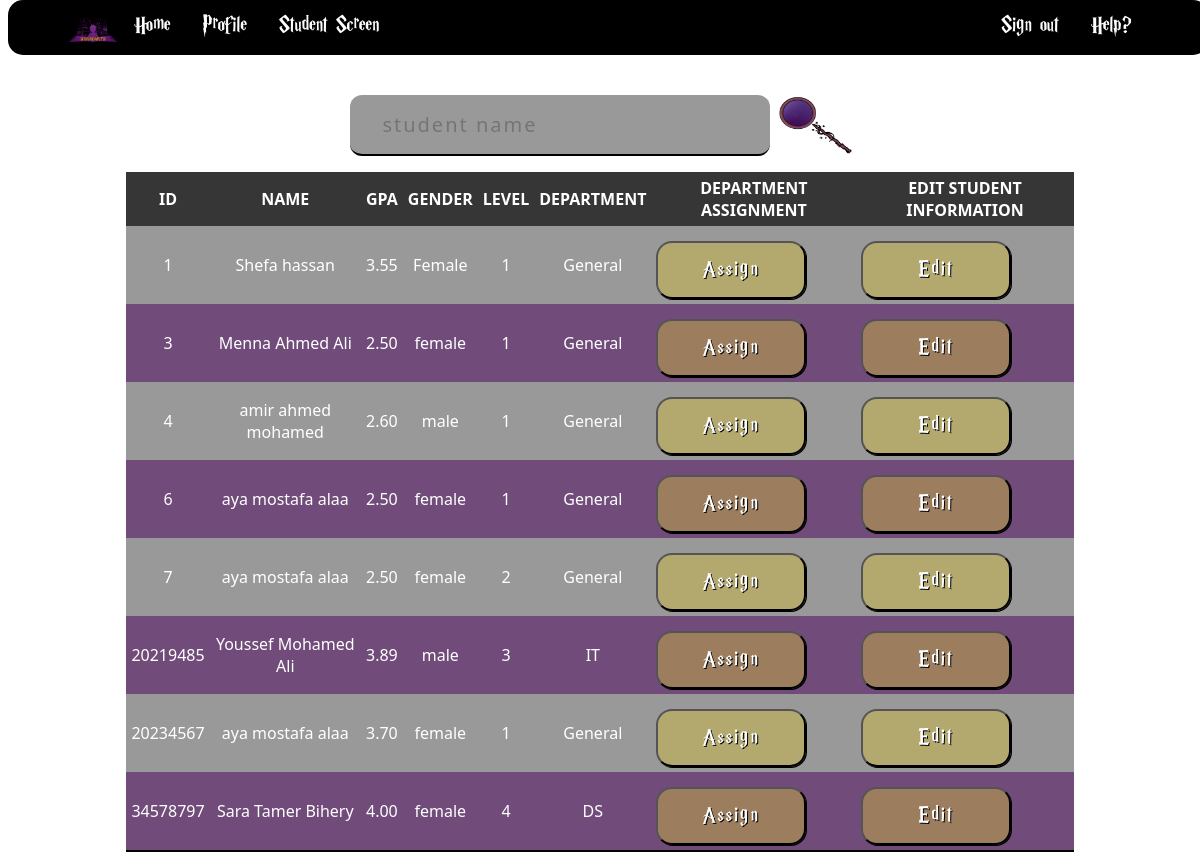
Before: /home/student_screen/search/ with the older database file.
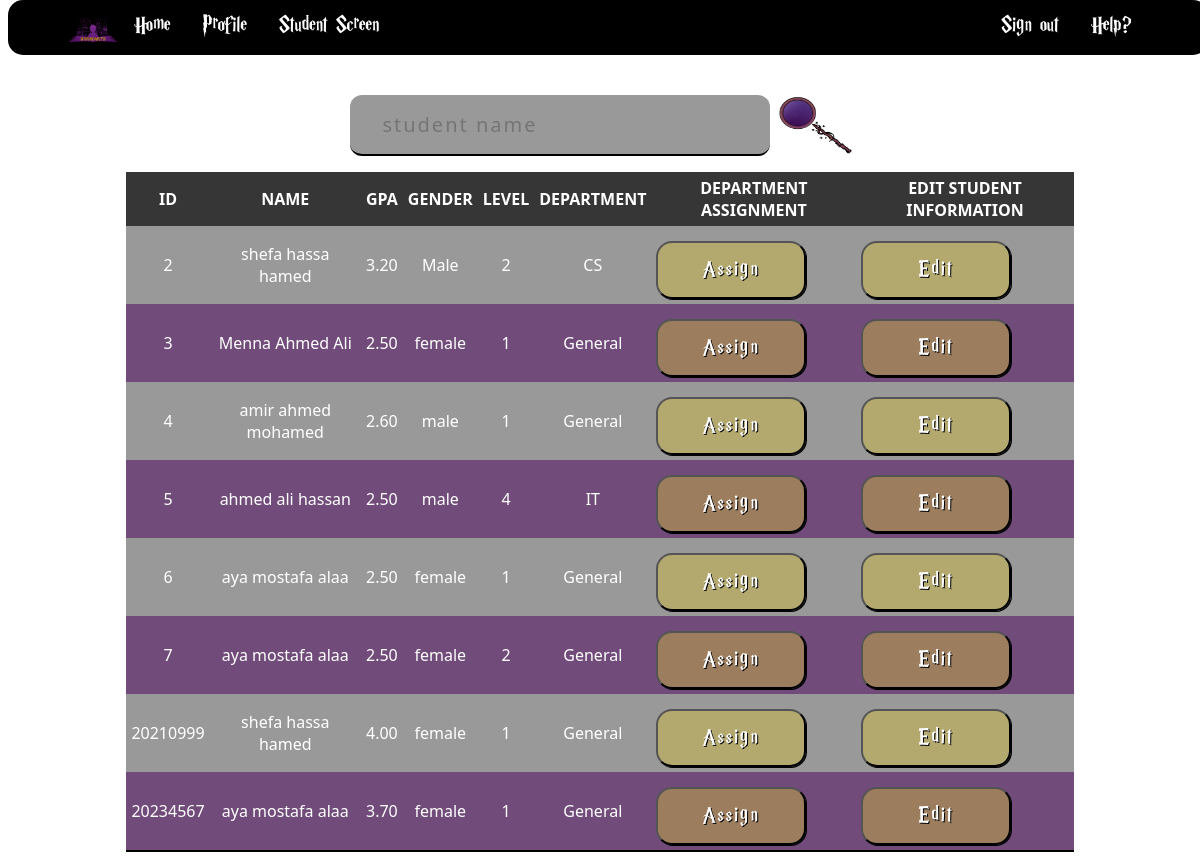
After: the same page with the newer database file.
### app/models.py (models this page shows)
class Student(models.Model):
    name = models.CharField(max_length=50)
    id = models.IntegerField(primary_key=True)
    email = models.CharField(max_length=100)
    phone = models.CharField(max_length=12)
    gender = models.CharField(max_length=10, choices=CHOICE)
    status = models.CharField(max_length=10, choices=STATUS)
    level = models.IntegerField(choices=LEVEL)
    department = models.CharField(
        max_length=30, choices=DEPARTMENT, default=None)
    gpa = models.DecimalField(max_digits=3, decimal_places=2, default=None)
    nationalid = models.IntegerField(default=None)
    nationality = models.CharField(max_length=50, choices=NATIONALITY)
    birthdate = models.DateTimeField(default=None)

### app/views.py (the view)
# urls.py: path('home/student_screen/search/', views.search, name='searchpage'),
@csrf_exempt
def search(request, search_name=''):
    query = Q(status='active')
    query.add(Q(status='Active'), Q.OR)
    if search_name != '':
        query.add(Q(name__contains=search_name), Q.AND)
    students = Student.objects.filter(query).values()
    return render(request, 'search.html', {'students': students})

### app/templates/search.html (shortened to what this page needs)
{% load static %}
<!DOCTYPE html>
<html lang="en">
<head>
    <link rel="stylesheet" href="{% static 'styleSheet.css' %}">
</head>
<header>
    <nav>
        <ul class="left">
            <li><img src="../../../static/imgs/logo.png" alt="" width="20px" height="20px" title="logo"></li>
            <li><a href="../../">Home</a></li>
            <li><a href="../../profile">Profile</a></li>
            <li><a href="../../student_screen">Student Screen</a></li>
        </ul>
        <ul class="right">
            <li><a href="../../../signin">Sign out</a></li>
            <li><a href="../../help">Help?</a></li>
        </ul>
    </nav>
</header>
<body>
    <div class="center">
        <form><div>
            <input id="search" placeholder="student name" onkeypress="handle(event)">
            <label>
                <a href="#" onclick="search_operation()">
                    <img src="../../../static/imgs/search%20v3.0.png" alt="" width="80px" height="70px" title="search icon">
                </a>
            </label>
        </div>
        </form>
    </div>
    <table>
        <tr>
            <th> id </th>
            <th> Name </th>
            <th> GPA </th>
            <th> Gender </th>
            <th> Level </th>
            <th> Department</th>
            <th> Department Assignment </th>
            <th> Edit Student Information </th>
            <tbody id="searchBody">
            {% for student in students %}
          <tr>
            <td>{{student.id}}</td>
            <td>{{student.name}}</td>
            <td>{{student.gpa}}</td>
            <td>{{student.gender}}</td>
            <td>{{student.level}}</td>
            <td>{{student.department}}</td>
            <td>
              <a href="department_assignment/{{student.id}}"><button name="edit" type="">Assign</button></a>
            </td>
            <td>
              <a href="../edit_student/{{student.id}}"><button name="edit" type="">Edit</button></a>
            </td>
          </tr>
          {% endfor %}
            </tbody>
        </tr>
    </table>
</body>

Changed rows visible on the page:
removed Student: id "1", name "Shefa hassan", gpa "3.55", gender "Female", level "1", department "General"
no longer on this page (row edited): Student: id "20219485", name "Youssef Mohamed Ali", gpa "3.89", gender "male", level "3", department "IT"
no longer on this page (row edited): Student: id "34578797", name "Sara Tamer Bihery", gpa "4.00", gender "female", level "4", department "DS"
now on this page (row edited): Student: id "2", name "shefa hassa hamed", gpa "3.20", gender "Male", level "2", department "CS"
now on this page (row edited): Student: id "5", name "ahmed ali hassan", gpa "2.50", gender "male", level "4", department "IT"
added Student: id "20210999", name "shefa hassa hamed", gpa "4.00", gender "female", level "1", department "General"
